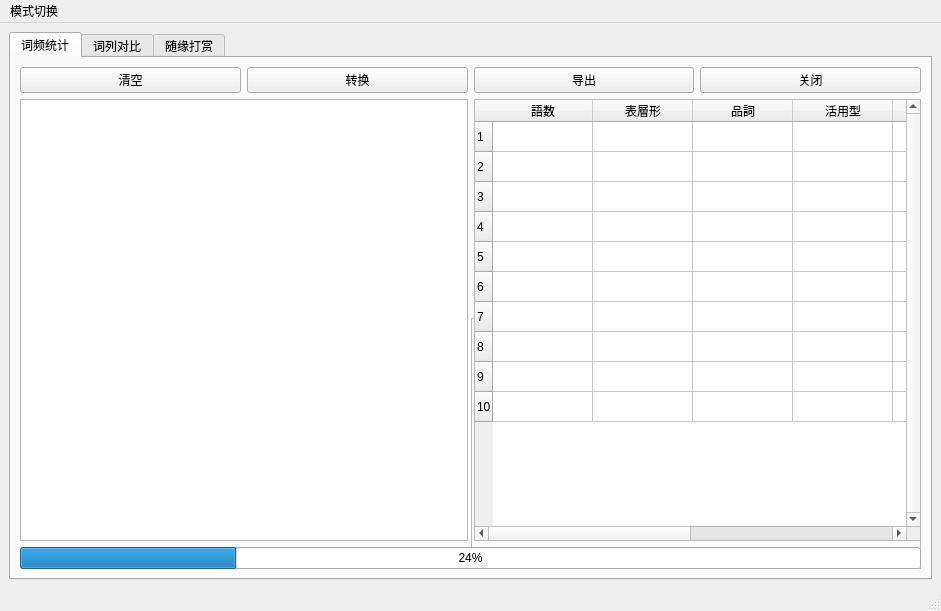
<?xml version="1.0" encoding="UTF-8"?>
<ui version="4.0">
 <class>MainWindow</class>
 <widget class="QMainWindow" name="MainWindow">
  <property name="geometry">
   <rect>
    <x>0</x>
    <y>0</y>
    <width>941</width>
    <height>611</height>
   </rect>
  </property>
  <property name="windowTitle">
   <string>词频助手日语版V20200202</string>
  </property>
  <widget class="QWidget" name="centralwidget">
   <layout class="QGridLayout" name="gridLayout">
    <item row="0" column="0">
     <widget class="QTabWidget" name="tabWidget">
      <property name="currentIndex">
       <number>0</number>
      </property>
      <widget class="QWidget" name="tab">
       <attribute name="title">
        <string>词频统计</string>
       </attribute>
       <layout class="QGridLayout" name="gridLayout_3">
        <item row="1" column="1">
         <widget class="QFrame" name="frame">
          <property name="frameShape">
           <enum>QFrame::StyledPanel</enum>
          </property>
          <property name="frameShadow">
           <enum>QFrame::Raised</enum>
          </property>
         </widget>
        </item>
        <item row="0" column="0" rowspan="2" colspan="2">
         <layout class="QVBoxLayout" name="verticalLayout_4">
          <item>
           <layout class="QVBoxLayout" name="verticalLayout_2">
            <item>
             <layout class="QHBoxLayout" name="horizontalLayout_4">
              <item>
               <widget class="QPushButton" name="pushButton_clear">
                <property name="text">
                 <string>清空</string>
                </property>
               </widget>
              </item>
              <item>
               <widget class="QPushButton" name="btn_wordcount">
                <property name="text">
                 <string>转换</string>
                </property>
               </widget>
              </item>
              <item>
               <widget class="QPushButton" name="pushButton_exfile">
                <property name="text">
                 <string>导出</string>
                </property>
               </widget>
              </item>
              <item>
               <widget class="QPushButton" name="pushButton_close">
                <property name="text">
                 <string>关闭</string>
                </property>
               </widget>
              </item>
             </layout>
            </item>
            <item>
             <layout class="QHBoxLayout" name="horizontalLayout_3">
              <item>
               <widget class="QTextEdit" name="textEdit"/>
              </item>
              <item>
               <widget class="QTableWidget" name="tableWidget">
                <property name="verticalScrollBarPolicy">
                 <enum>Qt::ScrollBarAlwaysOn</enum>
                </property>
                <property name="rowCount">
                 <number>10</number>
                </property>
                <property name="columnCount">
                 <number>8</number>
                </property>
                <row/>
                <row/>
                <row/>
                <row/>
                <row/>
                <row/>
                <row/>
                <row/>
                <row/>
                <row/>
                <column>
                 <property name="text">
                  <string>語数</string>
                 </property>
                </column>
                <column>
                 <property name="text">
                  <string>表層形</string>
                 </property>
                </column>
                <column>
                 <property name="text">
                  <string>品詞</string>
                 </property>
                </column>
                <column>
                 <property name="text">
                  <string>活用型</string>
                 </property>
                </column>
                <column>
                 <property name="text">
                  <string>活用形</string>
                 </property>
                </column>
                <column>
                 <property name="text">
                  <string>基本形</string>
                 </property>
                </column>
                <column>
                 <property name="text">
                  <string>読み</string>
                 </property>
                </column>
                <column>
                 <property name="text">
                  <string>発音</string>
                 </property>
                </column>
               </widget>
              </item>
             </layout>
            </item>
           </layout>
          </item>
          <item>
           <widget class="QProgressBar" name="progressBar">
            <property name="value">
             <number>24</number>
            </property>
           </widget>
          </item>
         </layout>
        </item>
       </layout>
      </widget>
      <widget class="QWidget" name="tab_4">
       <attribute name="title">
        <string>词列对比</string>
       </attribute>
       <widget class="QPushButton" name="pushButton_duibi">
        <property name="geometry">
         <rect>
          <x>10</x>
          <y>10</y>
          <width>181</width>
          <height>31</height>
         </rect>
        </property>
        <property name="toolTip">
         <string>&lt;html&gt;&lt;head/&gt;&lt;body&gt;&lt;p&gt;使用方法：直接单击对比，在弹出的对话框中选择需要对比的两个xls文件即可。&lt;/p&gt;&lt;/body&gt;&lt;/html&gt;</string>
        </property>
        <property name="text">
         <string>对比</string>
        </property>
       </widget>
       <widget class="QTableWidget" name="tableWidget_2">
        <property name="geometry">
         <rect>
          <x>10</x>
          <y>50</y>
          <width>181</width>
          <height>511</height>
         </rect>
        </property>
        <property name="toolTip">
         <string>&lt;html&gt;&lt;head/&gt;&lt;body&gt;&lt;p&gt;显示的是AB对比文件单词的并集。&lt;/p&gt;&lt;/body&gt;&lt;/html&gt;</string>
        </property>
       </widget>
       <widget class="QWidget" name="layoutWidget">
        <property name="geometry">
         <rect>
          <x>240</x>
          <y>60</y>
          <width>100</width>
          <height>30</height>
         </rect>
        </property>
        <layout class="QVBoxLayout" name="verticalLayout_3"/>
       </widget>
      </widget>
      <widget class="QWidget" name="tab_3">
       <attribute name="title">
        <string>随缘打赏</string>
       </attribute>
       <layout class="QGridLayout" name="gridLayout_4">
        <item row="0" column="0">
         <layout class="QHBoxLayout" name="horizontalLayout_5">
          <item>
           <widget class="QLabel" name="label_3">
            <property name="text">
             <string>&lt;html&gt;&lt;head/&gt;&lt;body&gt;&lt;p&gt;您好，朋友，欢迎使用词频助手。&lt;/p&gt;&lt;p&gt;它是我业余时间开发的一个小工具。&lt;/p&gt;&lt;p&gt;从控件布局到处理逻辑，从素材积累到界面美化，从错误排查到打包发布，&lt;/p&gt;&lt;p&gt;花费了大量的时间和精力。&lt;/p&gt;&lt;p&gt;曾经，在地铁上，在午休中，在睡觉前，无时无刻不在构思各个功能的组成。&lt;/p&gt;&lt;p&gt;体会了一种前所未有的专注感觉，所有的精力好像透过放大镜的太阳光一样，&lt;/p&gt;&lt;p&gt;聚焦到一个光点上。随着慢慢的完善，这个光点在变亮，变热，冒烟。&lt;/p&gt;&lt;p&gt;最后有了一点点星火。&lt;/p&gt;&lt;p&gt;《男儿当自强》有句歌词“用我百点热，耀出千分光”，百点热不敢遑论，&lt;/p&gt;&lt;p&gt;只是希望这个小工具能散发一点点热，&lt;/p&gt;&lt;p&gt;统计出高频的常考词汇，批量翻译出陌生的未知词汇，&lt;/p&gt;&lt;p&gt;合理的分配学习的精力，科学的提高学习的效率。&lt;/p&gt;&lt;p&gt;如果您觉得词频助手确实还行，并希望能持续更新完善，&lt;/p&gt;&lt;p&gt;您的捐助将是作者持续更新的无尽动力！&lt;/p&gt;&lt;p&gt;软件免费，打赏随缘，四海之内，交个朋友。&lt;/p&gt;&lt;p&gt;&lt;span style=&quot; font-weight:600;&quot;&gt;词频助手最新版发布QQ群：587129532&lt;/span&gt;&lt;/p&gt;&lt;p&gt;&lt;span style=&quot; font-weight:600;&quot;&gt;微信：milestoners&lt;/span&gt;&lt;/p&gt;&lt;/body&gt;&lt;/html&gt;</string>
            </property>
           </widget>
          </item>
          <item>
           <widget class="QLabel" name="label_4">
            <property name="text">
             <string>TextLabel</string>
            </property>
           </widget>
          </item>
         </layout>
        </item>
       </layout>
      </widget>
     </widget>
    </item>
   </layout>
  </widget>
  <widget class="QStatusBar" name="statusbar"/>
  <widget class="QMenuBar" name="menubar">
   <property name="geometry">
    <rect>
     <x>0</x>
     <y>0</y>
     <width>941</width>
     <height>23</height>
    </rect>
   </property>
   <widget class="QMenu" name="menu">
    <property name="title">
     <string>模式切换</string>
    </property>
    <addaction name="separator"/>
    <addaction name="doc_in_action"/>
    <addaction name="cp_in_action"/>
   </widget>
   <addaction name="menu"/>
  </widget>
  <action name="doc_in_action">
   <property name="checkable">
    <bool>true</bool>
   </property>
   <property name="checked">
    <bool>false</bool>
   </property>
   <property name="text">
    <string>文档导入模式</string>
   </property>
  </action>
  <action name="cp_in_action">
   <property name="checkable">
    <bool>true</bool>
   </property>
   <property name="text">
    <string>复制粘贴模式</string>
   </property>
  </action>
  <action name="action_2">
   <property name="text">
    <string>词形还原</string>
   </property>
  </action>
 </widget>
 <resources/>
 <connections>
  <connection>
   <sender>doc_in_action</sender>
   <signal>triggered(bool)</signal>
   <receiver>doc_in_action</receiver>
   <slot>setChecked(bool)</slot>
   <hints>
    <hint type="sourcelabel">
     <x>-1</x>
     <y>-1</y>
    </hint>
    <hint type="destinationlabel">
     <x>-1</x>
     <y>-1</y>
    </hint>
   </hints>
  </connection>
  <connection>
   <sender>cp_in_action</sender>
   <signal>triggered(bool)</signal>
   <receiver>cp_in_action</receiver>
   <slot>setChecked(bool)</slot>
   <hints>
    <hint type="sourcelabel">
     <x>-1</x>
     <y>-1</y>
    </hint>
    <hint type="destinationlabel">
     <x>-1</x>
     <y>-1</y>
    </hint>
   </hints>
  </connection>
 </connections>
</ui>
